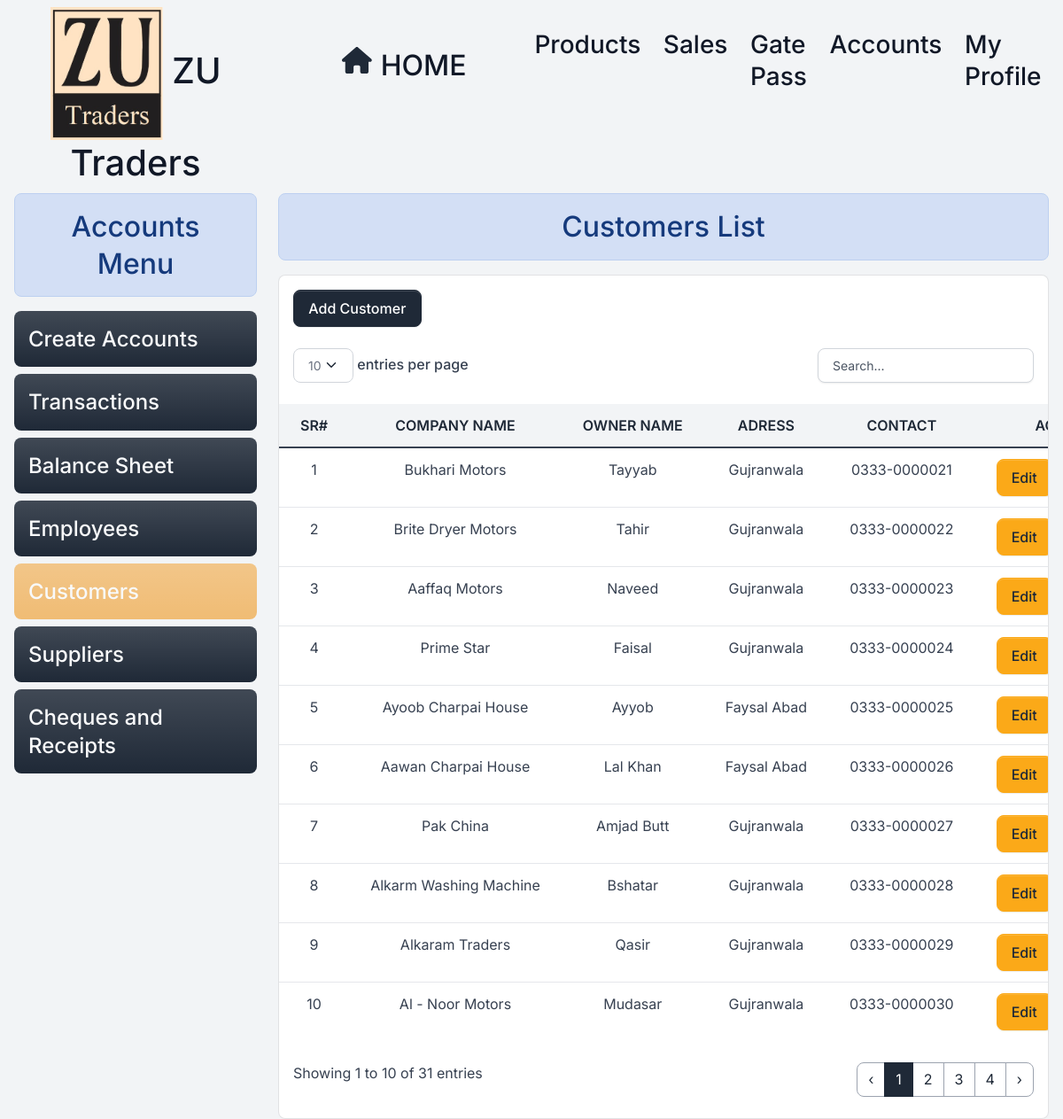
The page /customers/ (signed in) on the database its author committed.
### home/models.py (models this page shows, shortened)
class Customer(models.Model):
    coname=models.CharField(max_length=255)
    name=models.CharField(max_length=255)
    adress=models.CharField(max_length=255)
    contact=models.CharField(max_length=12,null=True,unique=True,blank=True)
    is_deleted = models.BooleanField(default=False)

### home/views/customers.py (the view)
# urls.py: path('customers/', customers.customer , name="customers"),
@login_required
@permission_required('home.view_customer', login_url='/login/')
def customer(request):
    customers=Customer.objects.filter(is_deleted=False)
    data={'customers':customers}
    return render(request,"customers/customer_home.html",data)

### home/templatetags/custom_filters.py (called while the page is built)
@register.filter(name='capitalize_after_space')
def capitalize_after_space(value):
    if not isinstance(value, str):
        value=str(value)
        return ' '.join([word.capitalize() for word in value.split()])
    return ' '.join([word.capitalize() for word in value.split()])

### templates/customers/customer_home.html (shortened to what this page needs)
{% extends 'base.html' %} {% load custom_filters %}
{% load custom_filters %}
{% block content %}
<div class="container-fluid">
<div class="row">
  {% include 'accounts/accounts_menu.html' %}
  <div class="col-9">
    <h2 class="text-center alert alert-info">Customers List</h2>
    <div class="card py">
      {% if perms.home.add_customer %}
      <a href="{% url 'addcustomer' %}" class=" fs-6 btn btn-primary col-2 m-3">Add Customer</a>
      {% endif %}
      <div class="table-responsive py-2">
        {% if customers%}
        <table class="table table-flush" id="datatable">
          <thead class="thead-light">
            <tr>
              <th class="border-bottom fw-bolder text-center fs-6" scope="col">
                Sr#
              </th>
              <th class="border-bottom fw-bolder text-center fs-6" scope="col">
                Company Name
              </th>
              <th class="border-bottom fw-bolder text-center fs-6" scope="col">
                Owner Name
              </th>
              <th class="border-bottom fw-bolder text-center fs-6" scope="col">
                Adress
              </th>
              <th class="border-bottom fw-bolder text-center fs-6" scope="col">
                Contact
              </th>
              <th class="border-bottom fw-bolder text-center fs-6" scope="col">
                Action
              </th>
            </tr>
          </thead>
          <tbody>
            {% for customer in customers %}
            <tr id="supplier-{{ supplier.id }}">
              <td class="text-center fs-6">{{ forloop.counter }}</td>
              <td class="text-center fs-6">{{ customer.coname|capitalize_after_space }}</td>
              <td class="text-center fs-6">{{ customer.name|capitalize_after_space }}</td>
              <td class="text-center fs-6">{{ customer.adress|capitalize_after_space }}</td>
              <td class="text-center fs-6">{{ customer.contact }}</td>
              <td class="text-center">
                {% if perms.home.change_customer %}
                <a class="btn btn-warning fs-6" href="{% url 'editcustomer' customer.id %}">Edit</a>
                {% else %}
                <p>No edit permission </p>
                {% endif%}
              </td>
            </tr>
            {% endfor %}
          </tbody>
        </table>
        {% else %}
        <h4 class="text-center alert alert-warning">No Record Found</h4>
        {% endif %}
      </div>
    </div>
  </div>
</div>
</div>
{% endblock content %}

### static/assets/default/css/style.css (style rules this page uses)
html, body { height: 100%; width: 100%; max-height: 100%; overflow: auto; display: flex; flex-direction: column; }

### rows shown on the page
Customer: coname "Bukhari Motors", name "Tayyab", adress "Gujranwala", contact "0333-0000021"
Customer: coname "Brite Dryer Motors", name "Tahir", adress "Gujranwala", contact "0333-0000022"
Customer: coname "Aaffaq Motors", name "Naveed", adress "Gujranwala", contact "0333-0000023"
Customer: coname "Prime Star", name "Faisal", adress "Gujranwala", contact "0333-0000024"
Customer: coname "Ayoob Charpai House", name "Ayyob", adress "Faysal Abad", contact "0333-0000025"
Customer: coname "Aawan Charpai House", name "Lal Khan", adress "Faysal Abad", contact "0333-0000026"
Customer: coname "Pak China", name "Amjad Butt", adress "Gujranwala", contact "0333-0000027"
Customer: coname "Alkarm Washing Machine", name "Bshatar", adress "Gujranwala", contact "0333-0000028"
Customer: coname "Alkaram Traders", name "Qasir", adress "Gujranwala", contact "0333-0000029"
Customer: coname "Al - Noor Motors", name "Mudasar", adress "Gujranwala", contact "0333-0000030"
